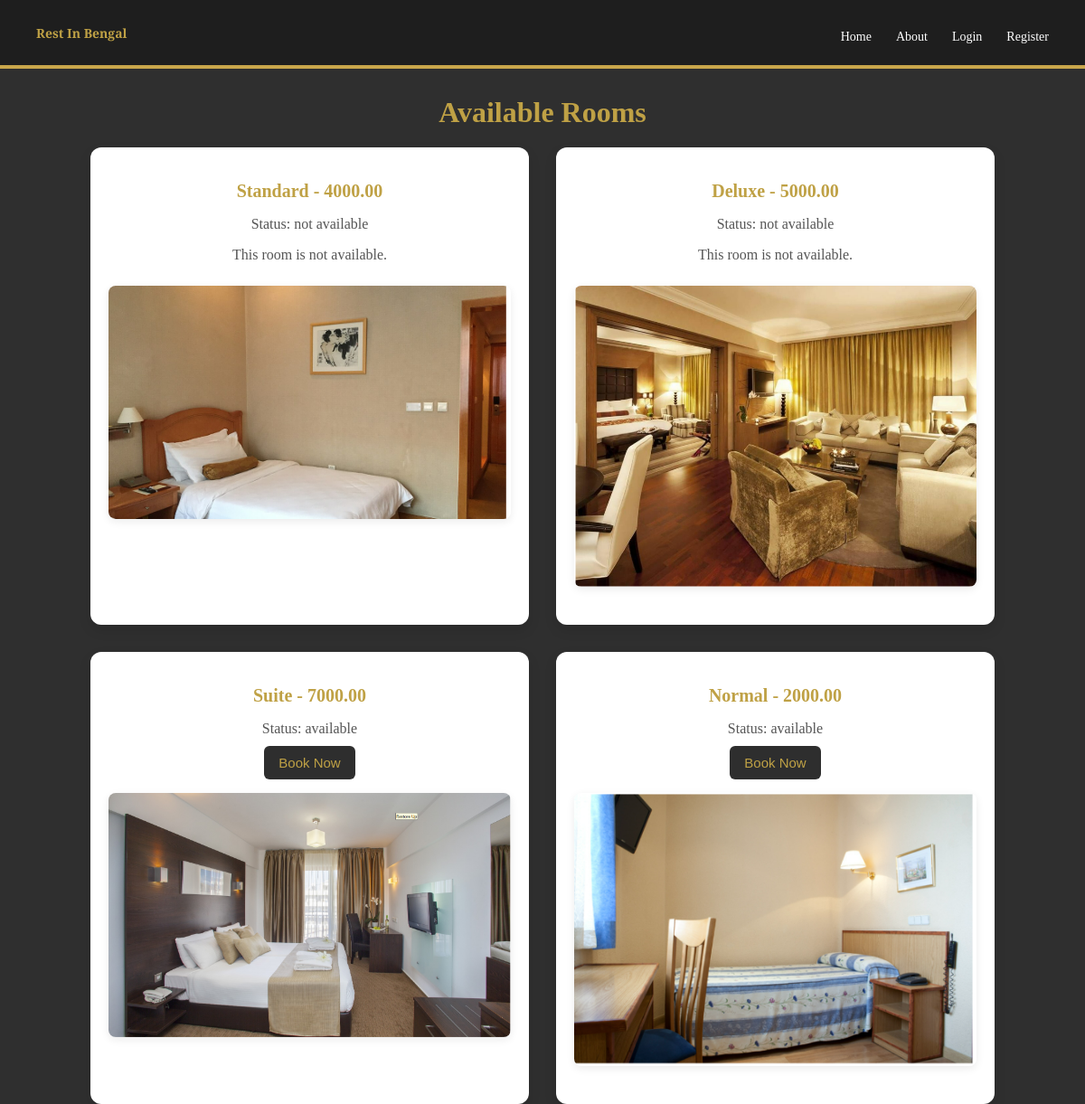
/rooms/, run on the app's committed database.
### app2/models.py (models this page shows, shortened)
class Room(models.Model):
    ROOM_TYPES = [
        ('Standard', 'Standard'),
        ('Deluxe', 'Deluxe'),
        ('Suite', 'Suite'),
        ('Normal', 'Normal'),
]
    type = models.CharField(max_length=20, choices=ROOM_TYPES)
    price = models.DecimalField(max_digits=8, decimal_places=2)
    status = models.CharField(max_length=20, default='available')
    image = models.ImageField(upload_to='room_images/', null=True, blank=True)  # Add this field for room images

### app2/views.py (the view)
# urls.py: path('rooms/', views.view_rooms, name='view_rooms'),
def view_rooms(request):
    rooms = Room.objects.all()  # Fetch all rooms
    return render(request, 'room.html', {'rooms': rooms})

### templates/room.html (shortened to what this page needs)
<!DOCTYPE html>
<html lang="en">
<head>
    {% include 'navbar.html' %}
</head>
<body>
    <h1>Available Rooms</h1>
    <ul>
        {% for room in rooms %}
            <li>
                <h2>{{ room.type }} - {{ room.price }}</h2>
                <p>Status: {{ room.status }}</p>
                {% if room.status == 'available' %}
                    <form action="{% url 'book_room' %}" method="get">
                        <button type="submit">Book Now</button>
                    </form>
                {% else %}
                    <p>This room is not available.</p>
                {% endif %}
                {% if room.image %}
                    <img src="{{ room.image.url }}" alt="{{ room.type }}">
                {% else %}
                    <p>No image available for this room.</p>
                {% endif %}
                <br><br>
            </li>
        {% empty %}
            <li>No rooms available.</li>
        {% endfor %}
    </ul>
</body>
</html>

### templates/room.html (style rules this page uses)
body { font-family: 'Georgia', serif; background-color: #2F2F2F; margin: 0; padding: 0; }
h1 { text-align: center; font-size: 32px; margin: 30px 0 20px; color: #BFA145; }
ul { list-style: none; padding: 0; margin: 0 auto; max-width: 1000px; display: grid; grid-template-columns: repeat(auto-fit, minmax(320px, 1fr)); gap: 30px; }
li { background-color: #fff; padding: 20px; border-radius: 12px; box-shadow: 0 6px 14px rgba(0, 0, 0, 0.1); text-align: center; }
h2 { font-size: 20px; color: #BFA145; margin-bottom: 10px; }
p { color: #555; margin-bottom: 10px; }
button { background-color: #2e2e2e; color: #BFA145; border: none; padding: 10px 16px; font-size: 15px; border-radius: 6px; cursor: pointer; transition: background-color 0.3s ease; }
img { width: 100%; height: auto; border-radius: 8px; margin-top: 15px; box-shadow: 0 3px 10px rgba(0, 0, 0, 0.08); }

### data on the page
Room: type "Standard", price "4000.00", status "not available", shows "This room is not available.", image (picture)
Room: type "Deluxe", price "5000.00", status "not available", shows "This room is not available.", image (picture)
Room: type "Suite", price "7000.00", status "available", image (picture)
Room: type "Normal", price "2000.00", status "available", image (picture)
